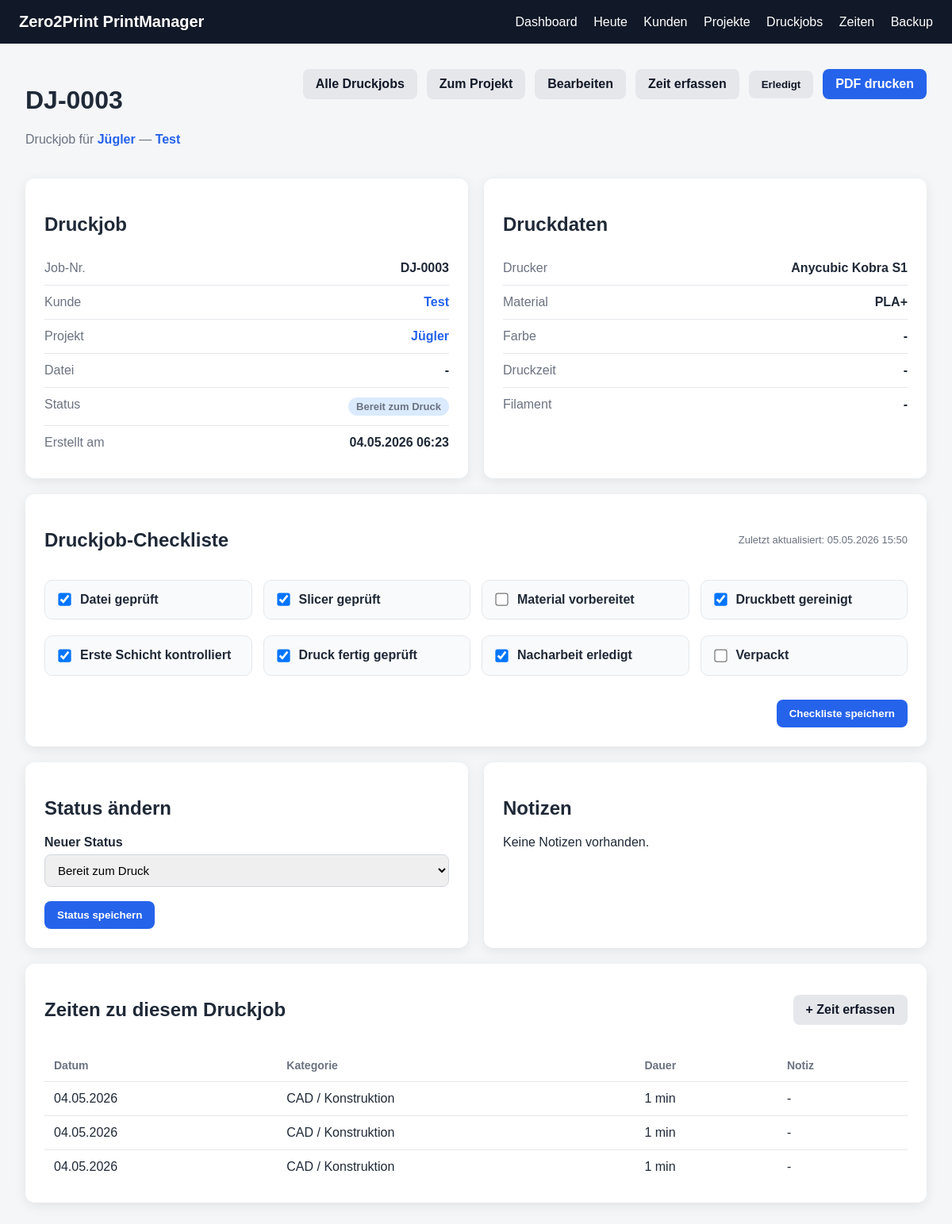
The page /jobs/3 on the database as committed earlier.
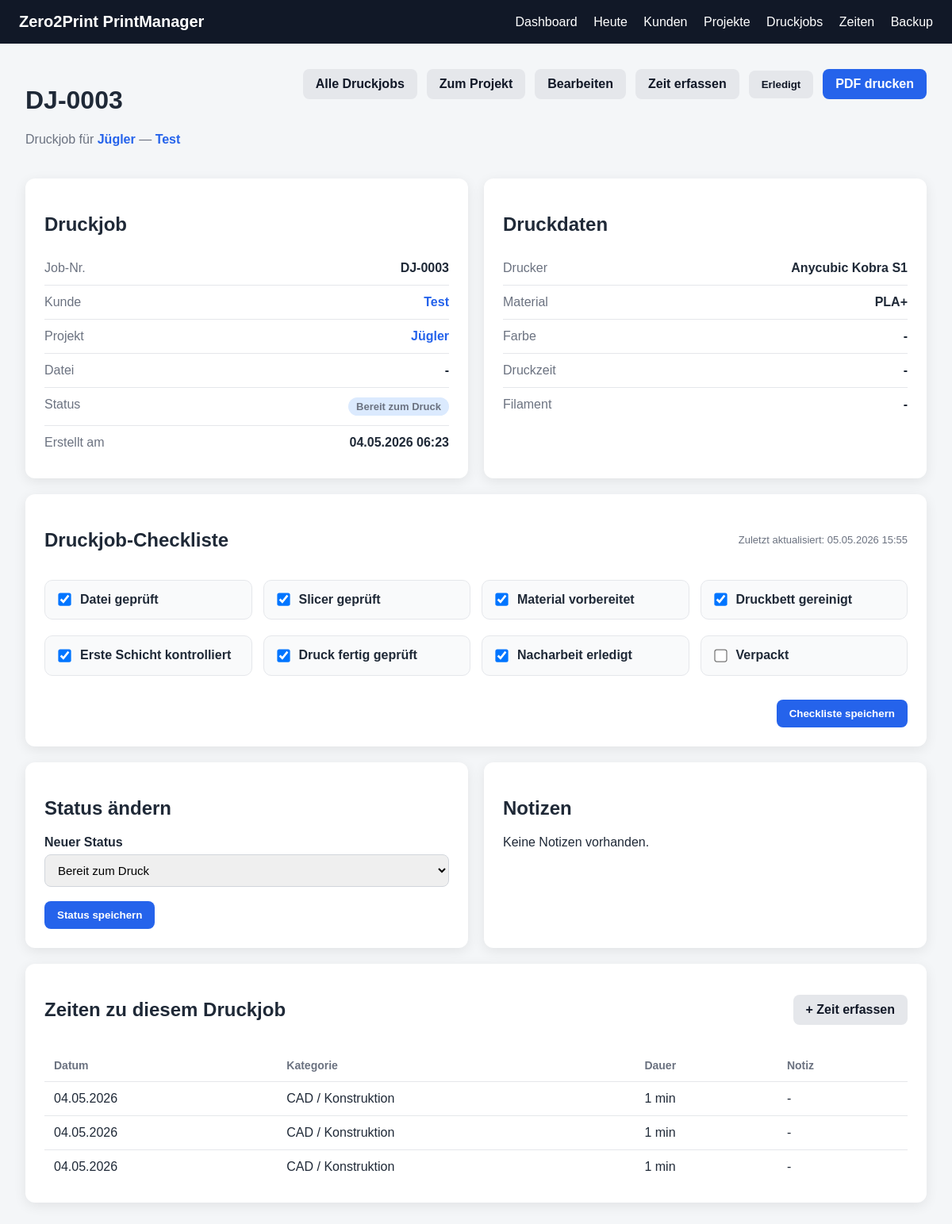
The same page on the database as committed later.
### app/models.py (models this page shows)
class PrintJob(Base):
    __tablename__ = "print_jobs"
    id = Column(Integer, primary_key=True, index=True)
    project_id = Column(Integer, ForeignKey("projects.id"), nullable=False)
    file_id = Column(Integer, ForeignKey("project_files.id"), nullable=True)
    printer_name = Column(String, nullable=True)
    material = Column(String, nullable=True)
    color = Column(String, nullable=True)
    planned_print_time = Column(String, nullable=True)
    planned_weight_grams = Column(Integer, nullable=True)
    status = Column(String, default="Bereit zum Druck")
    notes = Column(Text, nullable=True)
    created_at = Column(DateTime, default=datetime.utcnow)
    project = relationship("Project", back_populates="print_jobs")
    file = relationship("ProjectFile", back_populates="print_jobs")
    time_entries = relationship(
        "TimeEntry",
        back_populates="print_job"
    )
    checklist = relationship(
        "PrintJobChecklist",
        back_populates="print_job",
        uselist=False,
        cascade="all, delete-orphan"
    )

class Project(Base):
    __tablename__ = "projects"
    id = Column(Integer, primary_key=True, index=True)
    customer_id = Column(Integer, ForeignKey("customers.id"), nullable=False)
    name = Column(String, nullable=False)
    description = Column(Text, nullable=True)
    status = Column(String, default="Anfrage")
    deadline = Column(String, nullable=True)
    note = Column(Text, nullable=True)
    created_at = Column(DateTime, default=datetime.utcnow)
    customer = relationship("Customer", back_populates="projects")
    files = relationship(
        "ProjectFile",
        back_populates="project",
        cascade="all, delete-orphan"
    )
    print_jobs = relationship(
        "PrintJob",
        back_populates="project",
        cascade="all, delete-orphan"
    )
    time_entries = relationship(
        "TimeEntry",
        back_populates="project",
        cascade="all, delete-orphan"
    )

class Customer(Base):
    __tablename__ = "customers"
    id = Column(Integer, primary_key=True, index=True)
    name = Column(String, nullable=False)
    email = Column(String, nullable=True)
    phone = Column(String, nullable=True)
    note = Column(Text, nullable=True)
    created_at = Column(DateTime, default=datetime.utcnow)
    projects = relationship(
        "Project",
        back_populates="customer",
        cascade="all, delete-orphan"
    )

class PrintJobChecklist(Base):
    __tablename__ = "print_job_checklists"
    id = Column(Integer, primary_key=True, index=True)
    print_job_id = Column(Integer, ForeignKey("print_jobs.id"), nullable=False, unique=True)
    file_checked = Column(Boolean, default=False)
    slicer_checked = Column(Boolean, default=False)
    material_ready = Column(Boolean, default=False)
    bed_cleaned = Column(Boolean, default=False)
    first_layer_checked = Column(Boolean, default=False)
    print_finished_checked = Column(Boolean, default=False)
    post_processing_done = Column(Boolean, default=False)
    packed = Column(Boolean, default=False)
    updated_at = Column(DateTime, default=datetime.utcnow)
    print_job = relationship("PrintJob", back_populates="checklist")

class TimeEntry(Base):
    __tablename__ = "time_entries"
    id = Column(Integer, primary_key=True, index=True)
    project_id = Column(Integer, ForeignKey("projects.id"), nullable=False)
    print_job_id = Column(Integer, ForeignKey("print_jobs.id"), nullable=True)
    category = Column(String, nullable=False)
    start_time = Column(DateTime, nullable=True)
    end_time = Column(DateTime, nullable=True)
    duration_minutes = Column(Integer, nullable=True)
    note = Column(Text, nullable=True)
    created_at = Column(DateTime, default=datetime.utcnow)
    project = relationship("Project", back_populates="time_entries")
    print_job = relationship("PrintJob", back_populates="time_entries")

### app/routes/print_jobs.py (the view)
@router.get("/{job_id}")
def print_job_detail(
    job_id: int,
    request: Request,
    db: Session = Depends(get_db)
):
    job = db.query(PrintJob).filter(PrintJob.id == job_id).first()
    if not job:
        return templates.TemplateResponse(
            request=request,
            name="not_found.html",
            context={
                "title": "Nicht gefunden",
                "message": "Druckjob wurde nicht gefunden."
            },
            status_code=404
        )
    checklist = get_or_create_checklist(db, job)
    return templates.TemplateResponse(
        request=request,
        name="print_job_detail.html",
        context={
            "title": f"DJ-{job.id:04d}",
            "job": job,
            "checklist": checklist
        }
    )

### app/templates/print_job_detail.html (shortened to what this page needs)
{% extends "base.html" %}
{% block content %}
<div class="page-header">
    <div>
        <h1>DJ-{{ "%04d"|format(job.id) }}</h1>
        <p class="muted">
            Druckjob für
            <a class="link-btn" href="/projects/{{ job.project.id }}">{{ job.project.name }}</a>
            —
            <a class="link-btn" href="/customers/{{ job.project.customer.id }}">{{ job.project.customer.name }}</a>
        </p>
    </div>
    <div class="header-actions">
        <a class="btn-secondary" href="/jobs">Alle Druckjobs</a>
        <a class="btn-secondary" href="/projects/{{ job.project.id }}">Zum Projekt</a>
        <a class="btn-secondary" href="/jobs/{{ job.id }}/edit">Bearbeiten</a>
        <a class="btn-secondary" href="/time/new?project_id={{ job.project.id }}&job_id={{ job.id }}">Zeit erfassen</a>
        <form method="post" action="/jobs/{{ job.id }}/done" onsubmit="return confirm('Druckjob als erledigt markieren?');">
            <button class="btn-secondary" type="submit">Erledigt</button>
        </form>
        <a class="btn" href="/jobs/{{ job.id }}/pdf" target="_blank">PDF drucken</a>
    </div>
</div>
<div class="detail-grid">
    <div class="page-card">
        <h2>Druckjob</h2>
        <div class="detail-row">
            <span>Job-Nr.</span>
            <strong>DJ-{{ "%04d"|format(job.id) }}</strong>
        </div>
        <div class="detail-row">
            <span>Kunde</span>
            <strong>
                <a class="link-btn" href="/customers/{{ job.project.customer.id }}">
                    {{ job.project.customer.name }}
                </a>
            </strong>
        </div>
        <div class="detail-row">
            <span>Projekt</span>
            <strong>
                <a class="link-btn" href="/projects/{{ job.project.id }}">
                    {{ job.project.name }}
                </a>
            </strong>
        </div>
        <div class="detail-row">
            <span>Datei</span>
            <strong>
                {% if job.file %}
                    {{ job.file.original_filename }}
                {% else %}
                    -
                {% endif %}
            </strong>
        </div>
        <div class="detail-row">
            <span>Status</span>
            <strong>
                <span class="status-pill {{ status_class(job.status) }}">
                    {{ job.status }}
                </span>
            </strong>
        </div>
        <div class="detail-row">
            <span>Erstellt am</span>
            <strong>{{ job.created_at.strftime("%d.%m.%Y %H:%M") }}</strong>
        </div>
    </div>
    <div class="page-card">
        <h2>Druckdaten</h2>
        <div class="detail-row">
            <span>Drucker</span>
            <strong>{{ job.printer_name or "-" }}</strong>
        </div>
        <div class="detail-row">
            <span>Material</span>
            <strong>{{ job.material or "-" }}</strong>
        </div>
        <div class="detail-row">
            <span>Farbe</span>
            <strong>{{ job.color or "-" }}</strong>
        </div>
        <div class="detail-row">
            <span>Druckzeit</span>
            <strong>{{ job.planned_print_time or "-" }}</strong>
        </div>
        <div class="detail-row">
            <span>Filament</span>
            <strong>
                {% if job.planned_weight_grams %}
                    {{ job.planned_weight_grams }} g
                {% else %}
                    -
                {% endif %}
            </strong>
        </div>
    </div>
</div>
<div class="page-card mt">
    <div class="section-header">
        <h2>Druckjob-Checkliste</h2>
        <span class="muted small">
            Zuletzt aktualisiert:
            {% if checklist and checklist.updated_at %}
                {{ checklist.updated_at.strftime("%d.%m.%Y %H:%M") }}
            {% else %}
                -
            {% endif %}
        </span>
    </div>
    <form method="post" action="/jobs/{{ job.id }}/checklist">
        <div class="checklist-grid">
            <label class="checklist-item">
                <input type="checkbox" name="file_checked" value="1" {% if checklist and checklist.file_checked %}checked{% endif %}>
                <span>Datei geprüft</span>
            </label>
            <label class="checklist-item">
                <input type="checkbox" name="slicer_checked" value="1" {% if checklist and checklist.slicer_checked %}checked{% endif %}>
                <span>Slicer geprüft</span>
            </label>
            <label class="checklist-item">
                <input type="checkbox" name="material_ready" value="1" {% if checklist and checklist.material_ready %}checked{% endif %}>
                <span>Material vorbereitet</span>
            </label>
            <label class="checklist-item">
                <input type="checkbox" name="bed_cleaned" value="1" {% if checklist and checklist.bed_cleaned %}checked{% endif %}>
                <span>Druckbett gereinigt</span>
            </label>
            <label class="checklist-item">
                <input type="checkbox" name="first_layer_checked" value="1" {% if checklist and checklist.first_layer_checked %}checked{% endif %}>
                <span>Erste Schicht kontrolliert</span>
            </label>
            <label class="checklist-item">
                <input type="checkbox" name="print_finished_checked" value="1" {% if checklist and checklist.print_finished_checked %}checked{% endif %}>
                <span>Druck fertig geprüft</span>
            </label>
            <label class="checklist-item">
                <input type="checkbox" name="post_processing_done" value="1" {% if checklist and checklist.post_processing_done %}checked{% endif %}>
                <span>Nacharbeit erledigt</span>
            </label>
            <label class="checklist-item">
                <input type="checkbox" name="packed" value="1" {% if checklist and checklist.packed %}checked{% endif %}>
                <span>Verpackt</span>
            </label>
        </div>
        <div class="form-actions">
            <button class="btn" type="submit">Checkliste speichern</button>
        </div>
    </form>
</div>
<div class="detail-grid mt">
    <div class="page-card">
        <h2>Status ändern</h2>
        <form method="post" action="/jobs/{{ job.id }}/status">
            <div class="form-group">
                <label for="status">Neuer Status</label>
                <select id="status" name="status">
                    <option value="Bereit zum Druck" {% if job.status == "Bereit zum Druck" %}selected{% endif %}>Bereit zum Druck</option>
                </select>
            </div>
            <button class="btn" type="submit">Status speichern</button>
        </form>
    </div>
    <div class="page-card">
        <h2>Notizen</h2>
        <p>{{ job.notes or "Keine Notizen vorhanden." }}</p>
    </div>
</div>
<div class="page-card mt">
    <div class="section-header">
        <h2>Zeiten zu diesem Druckjob</h2>
        <a class="btn-secondary" href="/time/new?project_id={{ job.project.id }}&job_id={{ job.id }}">+ Zeit erfassen</a>
    </div>
    {% if job.time_entries %}
    <table>
        <thead>
            <tr>
                <th>Datum</th>
                <th>Kategorie</th>
                <th>Dauer</th>
                <th>Notiz</th>
            </tr>
        </thead>
        <tbody>
            {% for entry in job.time_entries %}
            <tr>
                <td>{{ entry.created_at.strftime("%d.%m.%Y") }}</td>
                <td>{{ entry.category }}</td>
                <td>
                    {% if entry.duration_minutes %}
                        {{ entry.duration_minutes }} min
                    {% else %}
                        läuft
                    {% endif %}
                </td>
                <td>{{ entry.note or "-" }}</td>
            </tr>
            {% endfor %}
        </tbody>
    </table>
    {% else %}
    <p class="muted">Für diesen Druckjob wurden noch keine Zeiten erfasst.</p>
    {% endif %}
</div>
{% endblock %}

### app/templates/base.html (shortened to what this page needs)
<!DOCTYPE html>
<html lang="de">
<head>
    <link rel="stylesheet" href="/static/style.css">
</head>
<body>
<header class="topbar">
    <div class="brand">Zero2Print PrintManager</div>
    <nav>
        <a href="/">Dashboard</a>
        <a href="/today">Heute</a>
        <a href="/customers">Kunden</a>
        <a href="/projects">Projekte</a>
        <a href="/jobs">Druckjobs</a>
        <a href="/time">Zeiten</a>
        <a href="/backup">Backup</a>
    </nav>
</header>
<main class="container">
    {% block content %}{% endblock %}
</main>
</body>
</html>

### app/static/style.css (style rules this page uses)
* { box-sizing: border-box; }
body { margin: 0; font-family: Arial, sans-serif; background: #f4f6f8; color: #1f2937; }
.topbar { background: #111827; color: white; padding: 16px 24px; display: flex; justify-content: space-between; align-items: center; }
.brand { font-weight: bold; font-size: 20px; }
nav a { color: white; text-decoration: none; margin-left: 16px; }
.container { padding: 32px; }
.page-card { background: white; border-radius: 12px; padding: 24px; box-shadow: 0 4px 16px rgba(0,0,0,0.08); max-width: 100%; overflow-x: auto; }
.btn { display: inline-block; border: none; background: #2563eb; color: white; padding: 10px 16px; border-radius: 8px; cursor: pointer; font-weight: bold; margin-top: 0; text-decoration: none; font-family: inherit; }
.page-header { display: flex; justify-content: space-between; align-items: flex-start; margin-bottom: 24px; gap: 16px; }
.muted { color: #6b7280; }
table { width: 100%; border-collapse: collapse; }
th { text-align: left; color: #6b7280; font-size: 14px; border-bottom: 1px solid #e5e7eb; padding: 12px; }
td { border-bottom: 1px solid #e5e7eb; padding: 12px; vertical-align: top; }
tr:last-child td { border-bottom: none; }
.link-btn { color: #2563eb; text-decoration: none; font-weight: bold; }
.form-group { margin-bottom: 18px; }
label { display: block; font-weight: bold; margin-bottom: 6px; }
input, textarea, select { width: 100%; padding: 10px 12px; border: 1px solid #d1d5db; border-radius: 8px; font-size: 15px; font-family: inherit; }
.form-actions { display: flex; justify-content: flex-end; gap: 12px; margin-top: 24px; }
.btn-secondary { display: inline-block; background: #e5e7eb; color: #111827; padding: 10px 16px; border-radius: 8px; text-decoration: none; font-weight: bold; font-family: inherit; }
.detail-grid { display: grid; grid-template-columns: 1fr 1fr; gap: 20px; }
.detail-row { display: flex; justify-content: space-between; gap: 16px; border-bottom: 1px solid #e5e7eb; padding: 12px 0; }
.detail-row:last-child { border-bottom: none; }
.detail-row span { color: #6b7280; }
.mt { margin-top: 20px; }
.header-actions, .section-header { display: flex; align-items: center; gap: 12px; }
.section-header { justify-content: space-between; margin-bottom: 16px; }
.header-actions form { margin: 0; }
.header-actions button.btn-secondary { border: none; cursor: pointer; font-family: inherit; }
.small { font-size: 13px; }
.status-pill { display: inline-block; padding: 4px 10px; border-radius: 999px; font-size: 13px; font-weight: bold; white-space: nowrap; }
.status-ready { background: #dbeafe; color: #1e40af; }
.checklist-grid { display: grid; grid-template-columns: repeat(4, 1fr); gap: 14px; }
.checklist-item { display: flex; align-items: center; gap: 10px; background: #f9fafb; border: 1px solid #e5e7eb; border-radius: 10px; padding: 14px; cursor: pointer; font-weight: bold; }
.checklist-item input { width: auto; transform: scale(1.25); }
.checklist-item span { line-height: 1.3; }

Rows that differ between the two databases and show on the page:
changed PrintJobChecklist: updated_at "05.05.2026 15:50" → "05.05.2026 15:55"; material_ready "☐" → "☑"
